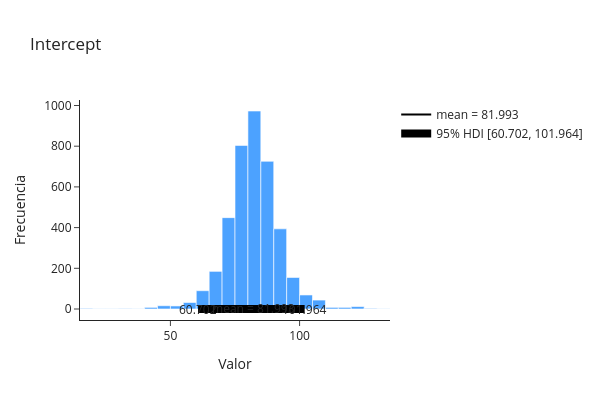
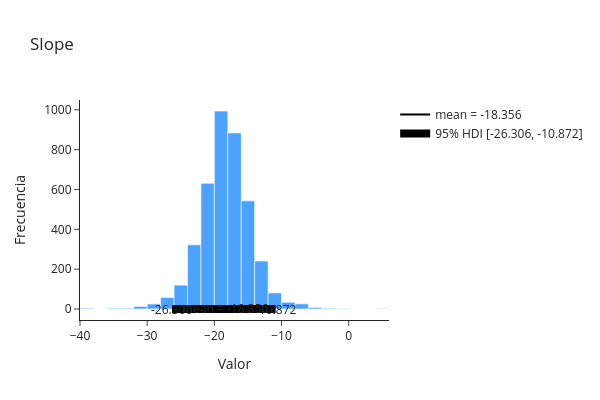
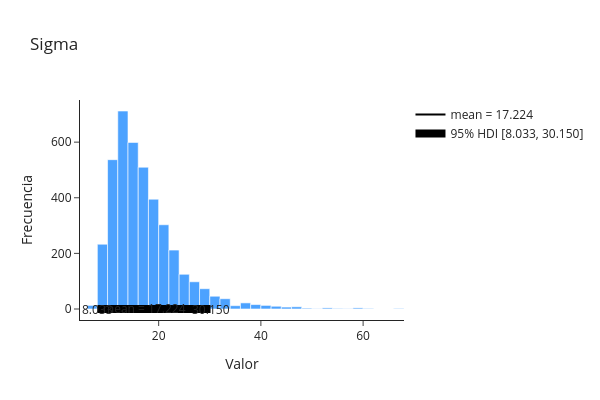

Notebook cell for these charts, in order:
### Markdown cell above
## Modelo Bayesiano de Regresión

### Code cell
# Extraer valores posteriores
alpha_post = trace_full.posterior["Intercept"].values.flatten()
beta_post  = trace_full.posterior["Slope"].values.flatten()
sigma_post = trace_full.posterior["Sigma"].values.flatten()


# Graficar
def plot_hist_plotly(samples, title):
    mean_val = np.mean(samples)
    hpd_low, hpd_high = az.hdi(samples, hdi_prob=0.95)

    hist = go.Histogram(
        x=samples,
        nbinsx=40,
        marker=dict(color="rgba(0, 123, 255, 0.7)"),
        showlegend=False
    )

    # Línea de media
    mean_line = go.Scatter(
        x=[mean_val, mean_val],
        y=[0, 1],
        mode="lines",
        line=dict(color="black", width=2),
        name=f"mean = {mean_val:.3f}",
        showlegend=True
    )

    # Línea HDI (barra negra)
    hdi_line = go.Scatter(
        x=[hpd_low, hpd_high],
        y=[0, 0],
        mode="lines",
        line=dict(color="black", width=8),
        name=f"95% HDI [{hpd_low:.3f}, {hpd_high:.3f}]",
        showlegend=True
    )

    # Números en los extremos del HDI
    annotations = [
        dict(x=hpd_low, y=-0.02, text=f"{hpd_low:.3f}", showarrow=False),
        dict(x=hpd_high, y=-0.02, text=f"{hpd_high:.3f}", showarrow=False),
        dict(x=mean_val, y=0.9, text=f"mean = {mean_val:.3f}", showarrow=False)
    ]

    fig = go.Figure(data=[hist, mean_line, hdi_line])

    fig.update_layout(
        title=title,
        xaxis_title="Valor",
        yaxis_title="Frecuencia",
        template="simple_white",
        annotations=annotations,
        width=600,
        height=400
    )

    fig.show()

# Graficar cada parámetro
plot_hist_plotly(alpha_post, "Intercept")
plot_hist_plotly(beta_post, "Slope")
plot_hist_plotly(sigma_post, "Sigma")

### Figure 1 — Plotly figure (JSON) as saved in the notebook; plotly's stock layout.template omitted (floating-point values rounded to 4 significant figures; data arrays with more than 128 entries replaced by an {"elided": "..."} marker saying what was removed)
{"data": [{"marker": {"color": "rgba(0, 123, 255, 0.7)"}, "nbinsx": 40, "showlegend": false, "type": "histogram", "x": {"elided": "4000 float values"}}, {"line": {"color": "black", "width": 2}, "mode": "lines", "name": "mean = 81.993", "showlegend": true, "type": "scatter", "x": [81.99, 81.99], "y": [0, 1]}, {"line": {"color": "black", "width": 8}, "mode": "lines", "name": "95% HDI [60.702, 101.964]", "showlegend": true, "type": "scatter", "x": [60.7, 102.0], "y": [0, 0]}], "layout": {"annotations": [{"showarrow": false, "text": "60.702", "x": 60.7, "y": -0.02}, {"showarrow": false, "text": "101.964", "x": 102.0, "y": -0.02}, {"showarrow": false, "text": "mean = 81.993", "x": 81.99, "y": 0.9}], "height": 400, "title": {"text": "Intercept"}, "width": 600, "xaxis": {"title": {"text": "Valor"}}, "yaxis": {"title": {"text": "Frecuencia"}}}}

### Figure 2 — Plotly figure (JSON) as saved in the notebook; plotly's stock layout.template omitted (floating-point values rounded to 4 significant figures; data arrays with more than 128 entries replaced by an {"elided": "..."} marker saying what was removed)
{"data": [{"marker": {"color": "rgba(0, 123, 255, 0.7)"}, "nbinsx": 40, "showlegend": false, "type": "histogram", "x": {"elided": "4000 float values"}}, {"line": {"color": "black", "width": 2}, "mode": "lines", "name": "mean = -18.356", "showlegend": true, "type": "scatter", "x": [-18.36, -18.36], "y": [0, 1]}, {"line": {"color": "black", "width": 8}, "mode": "lines", "name": "95% HDI [-26.306, -10.872]", "showlegend": true, "type": "scatter", "x": [-26.31, -10.87], "y": [0, 0]}], "layout": {"annotations": [{"showarrow": false, "text": "-26.306", "x": -26.31, "y": -0.02}, {"showarrow": false, "text": "-10.872", "x": -10.87, "y": -0.02}, {"showarrow": false, "text": "mean = -18.356", "x": -18.36, "y": 0.9}], "height": 400, "title": {"text": "Slope"}, "width": 600, "xaxis": {"title": {"text": "Valor"}}, "yaxis": {"title": {"text": "Frecuencia"}}}}

### Figure 3 — Plotly figure (JSON) as saved in the notebook; plotly's stock layout.template omitted (floating-point values rounded to 4 significant figures; data arrays with more than 128 entries replaced by an {"elided": "..."} marker saying what was removed)
{"data": [{"marker": {"color": "rgba(0, 123, 255, 0.7)"}, "nbinsx": 40, "showlegend": false, "type": "histogram", "x": {"elided": "4000 float values"}}, {"line": {"color": "black", "width": 2}, "mode": "lines", "name": "mean = 17.224", "showlegend": true, "type": "scatter", "x": [17.22, 17.22], "y": [0, 1]}, {"line": {"color": "black", "width": 8}, "mode": "lines", "name": "95% HDI [8.033, 30.150]", "showlegend": true, "type": "scatter", "x": [8.033, 30.15], "y": [0, 0]}], "layout": {"annotations": [{"showarrow": false, "text": "8.033", "x": 8.033, "y": -0.02}, {"showarrow": false, "text": "30.150", "x": 30.15, "y": -0.02}, {"showarrow": false, "text": "mean = 17.224", "x": 17.22, "y": 0.9}], "height": 400, "title": {"text": "Sigma"}, "width": 600, "xaxis": {"title": {"text": "Valor"}}, "yaxis": {"title": {"text": "Frecuencia"}}}}
